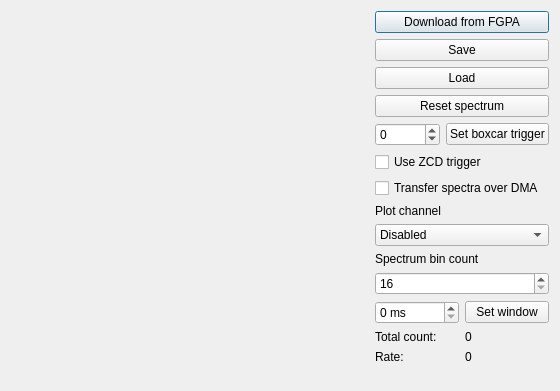
<?xml version="1.0" encoding="UTF-8"?>
<ui version="4.0">
 <class>SpectrumDialog</class>
 <widget class="QDialog" name="SpectrumDialog">
  <property name="geometry">
   <rect>
    <x>0</x>
    <y>0</y>
    <width>560</width>
    <height>391</height>
   </rect>
  </property>
  <property name="windowTitle">
   <string>Spectrum analyzer</string>
  </property>
  <layout class="QGridLayout" name="gridLayout">
   <item row="0" column="0">
    <widget class="QCustomPlot" name="plotArea" native="true">
     <property name="sizePolicy">
      <sizepolicy hsizetype="Preferred" vsizetype="Preferred">
       <horstretch>1</horstretch>
       <verstretch>0</verstretch>
      </sizepolicy>
     </property>
     <property name="styleSheet">
      <string notr="true"/>
     </property>
    </widget>
   </item>
   <item row="0" column="1">
    <layout class="QVBoxLayout" name="verticalLayout">
     <item>
      <widget class="QPushButton" name="downloadButton">
       <property name="text">
        <string>Download from FGPA</string>
       </property>
      </widget>
     </item>
     <item>
      <widget class="QPushButton" name="saveButton">
       <property name="text">
        <string>Save</string>
       </property>
      </widget>
     </item>
     <item>
      <widget class="QPushButton" name="loadButton">
       <property name="text">
        <string>Load</string>
       </property>
      </widget>
     </item>
     <item>
      <widget class="QPushButton" name="resetButton">
       <property name="text">
        <string>Reset spectrum</string>
       </property>
      </widget>
     </item>
     <item>
      <layout class="QHBoxLayout" name="horizontalLayout_3">
       <item>
        <widget class="QSpinBox" name="boxcarTrigger">
         <property name="minimum">
          <number>-32767</number>
         </property>
         <property name="maximum">
          <number>32767</number>
         </property>
        </widget>
       </item>
       <item>
        <widget class="QPushButton" name="setBoxcarTrigger">
         <property name="text">
          <string>Set boxcar trigger</string>
         </property>
        </widget>
       </item>
      </layout>
     </item>
     <item>
      <widget class="QCheckBox" name="useZCDTrigger">
       <property name="text">
        <string>Use ZCD trigger</string>
       </property>
      </widget>
     </item>
     <item>
      <widget class="QCheckBox" name="enableSpectrumDMA">
       <property name="text">
        <string>Transfer spectra over DMA</string>
       </property>
      </widget>
     </item>
     <item>
      <widget class="QLabel" name="label">
       <property name="text">
        <string>Plot channel</string>
       </property>
      </widget>
     </item>
     <item>
      <widget class="QComboBox" name="channelPlotSource">
       <item>
        <property name="text">
         <string>Disabled</string>
        </property>
       </item>
       <item>
        <property name="text">
         <string>CH1</string>
        </property>
       </item>
       <item>
        <property name="text">
         <string>CH2</string>
        </property>
       </item>
       <item>
        <property name="text">
         <string>CH3</string>
        </property>
       </item>
       <item>
        <property name="text">
         <string>CH4</string>
        </property>
       </item>
      </widget>
     </item>
     <item>
      <widget class="QLabel" name="label_2">
       <property name="text">
        <string>Spectrum bin count</string>
       </property>
      </widget>
     </item>
     <item>
      <widget class="QSpinBox" name="spectrumBinCount">
       <property name="minimum">
        <number>16</number>
       </property>
       <property name="maximum">
        <number>4096</number>
       </property>
       <property name="singleStep">
        <number>4</number>
       </property>
      </widget>
     </item>
     <item>
      <layout class="QHBoxLayout" name="horizontalLayout">
       <item>
        <widget class="QSpinBox" name="windowDuration">
         <property name="suffix">
          <string> ms</string>
         </property>
         <property name="minimum">
          <number>0</number>
         </property>
         <property name="maximum">
          <number>65535</number>
         </property>
         <property name="singleStep">
          <number>100</number>
         </property>
         <property name="value">
          <number>0</number>
         </property>
        </widget>
       </item>
       <item>
        <widget class="QPushButton" name="setWindowDuration">
         <property name="text">
          <string>Set window</string>
         </property>
        </widget>
       </item>
      </layout>
     </item>
     <item>
      <layout class="QHBoxLayout" name="horizontalLayout_2">
       <item>
        <widget class="QLabel" name="label_4">
         <property name="text">
          <string>Total count:</string>
         </property>
        </widget>
       </item>
       <item>
        <widget class="QLabel" name="totalCount">
         <property name="text">
          <string>0</string>
         </property>
        </widget>
       </item>
      </layout>
     </item>
     <item>
      <layout class="QHBoxLayout" name="horizontalLayout_4">
       <item>
        <widget class="QLabel" name="label_3">
         <property name="text">
          <string>Rate:</string>
         </property>
        </widget>
       </item>
       <item>
        <widget class="QLabel" name="pulseRate">
         <property name="text">
          <string>0</string>
         </property>
        </widget>
       </item>
      </layout>
     </item>
     <item>
      <spacer name="verticalSpacer">
       <property name="orientation">
        <enum>Qt::Vertical</enum>
       </property>
       <property name="sizeHint" stdset="0">
        <size>
         <width>20</width>
         <height>40</height>
        </size>
       </property>
      </spacer>
     </item>
    </layout>
   </item>
  </layout>
 </widget>
 <customwidgets>
  <customwidget>
   <class>QCustomPlot</class>
   <extends>QWidget</extends>
   <header location="global">qcustomplot.h</header>
   <container>1</container>
  </customwidget>
 </customwidgets>
 <resources/>
 <connections/>
</ui>
